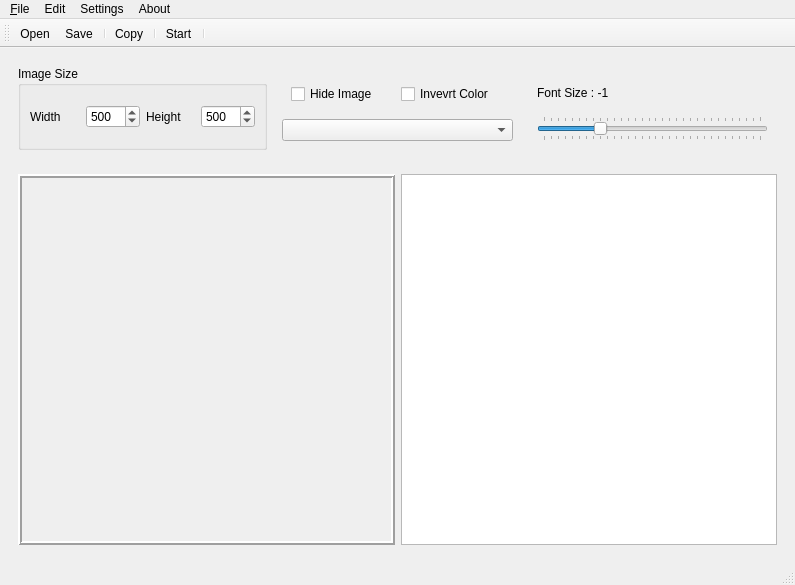
<?xml version="1.0" encoding="UTF-8"?>
<ui version="4.0">
 <class>MainWindow</class>
 <widget class="QMainWindow" name="MainWindow">
  <property name="geometry">
   <rect>
    <x>0</x>
    <y>0</y>
    <width>795</width>
    <height>585</height>
   </rect>
  </property>
  <property name="minimumSize">
   <size>
    <width>160</width>
    <height>0</height>
   </size>
  </property>
  <property name="windowTitle">
   <string>ASCII Art Creator</string>
  </property>
  <widget class="QWidget" name="centralwidget">
   <layout class="QVBoxLayout" name="verticalLayout">
    <item>
     <widget class="QWidget" name="widget_2" native="true">
      <layout class="QHBoxLayout" name="horizontalLayout_2">
       <item>
        <widget class="QGroupBox" name="groupBox">
         <property name="sizePolicy">
          <sizepolicy hsizetype="MinimumExpanding" vsizetype="Preferred">
           <horstretch>0</horstretch>
           <verstretch>0</verstretch>
          </sizepolicy>
         </property>
         <property name="title">
          <string>Image Size</string>
         </property>
         <layout class="QHBoxLayout" name="horizontalLayout_3">
          <item>
           <widget class="QLabel" name="label_2">
            <property name="text">
             <string>Width</string>
            </property>
           </widget>
          </item>
          <item>
           <widget class="QSpinBox" name="widthSpineBox">
            <property name="minimum">
             <number>2</number>
            </property>
            <property name="maximum">
             <number>1000</number>
            </property>
            <property name="value">
             <number>500</number>
            </property>
           </widget>
          </item>
          <item>
           <widget class="QLabel" name="label_3">
            <property name="text">
             <string>Height</string>
            </property>
           </widget>
          </item>
          <item>
           <widget class="QSpinBox" name="heightSpineBox">
            <property name="minimum">
             <number>2</number>
            </property>
            <property name="maximum">
             <number>1000</number>
            </property>
            <property name="value">
             <number>500</number>
            </property>
           </widget>
          </item>
         </layout>
        </widget>
       </item>
       <item>
        <widget class="QWidget" name="widget_3" native="true">
         <property name="sizePolicy">
          <sizepolicy hsizetype="Expanding" vsizetype="Preferred">
           <horstretch>0</horstretch>
           <verstretch>0</verstretch>
          </sizepolicy>
         </property>
         <layout class="QVBoxLayout" name="verticalLayout_2">
          <item>
           <widget class="QWidget" name="widget_5" native="true">
            <layout class="QHBoxLayout" name="horizontalLayout_4">
             <item>
              <widget class="QCheckBox" name="checkBox">
               <property name="text">
                <string>Hide Image</string>
               </property>
               <property name="tristate">
                <bool>false</bool>
               </property>
              </widget>
             </item>
             <item>
              <widget class="QCheckBox" name="invertColorCheckBox">
               <property name="text">
                <string>Invevrt Color</string>
               </property>
              </widget>
             </item>
            </layout>
           </widget>
          </item>
          <item>
           <widget class="QComboBox" name="comboBox"/>
          </item>
         </layout>
        </widget>
       </item>
       <item>
        <widget class="QWidget" name="widget_4" native="true">
         <property name="sizePolicy">
          <sizepolicy hsizetype="Expanding" vsizetype="Preferred">
           <horstretch>0</horstretch>
           <verstretch>0</verstretch>
          </sizepolicy>
         </property>
         <layout class="QVBoxLayout" name="verticalLayout_3">
          <item>
           <widget class="QLabel" name="fontSizeLabel">
            <property name="text">
             <string>Font Size : -1</string>
            </property>
           </widget>
          </item>
          <item>
           <widget class="QSlider" name="horizontalSlider">
            <property name="minimum">
             <number>1</number>
            </property>
            <property name="maximum">
             <number>32</number>
            </property>
            <property name="pageStep">
             <number>4</number>
            </property>
            <property name="value">
             <number>9</number>
            </property>
            <property name="sliderPosition">
             <number>9</number>
            </property>
            <property name="orientation">
             <enum>Qt::Horizontal</enum>
            </property>
            <property name="tickPosition">
             <enum>QSlider::TicksBothSides</enum>
            </property>
            <property name="tickInterval">
             <number>1</number>
            </property>
           </widget>
          </item>
         </layout>
        </widget>
       </item>
      </layout>
     </widget>
    </item>
    <item>
     <widget class="QWidget" name="widget" native="true">
      <layout class="QHBoxLayout" name="horizontalLayout">
       <item>
        <widget class="QScrollArea" name="scrollArea">
         <property name="frameShape">
          <enum>QFrame::Box</enum>
         </property>
         <property name="frameShadow">
          <enum>QFrame::Raised</enum>
         </property>
         <property name="lineWidth">
          <number>2</number>
         </property>
         <property name="widgetResizable">
          <bool>true</bool>
         </property>
         <widget class="QWidget" name="scrollAreaWidgetContents">
          <property name="geometry">
           <rect>
            <x>0</x>
            <y>0</y>
            <width>364</width>
            <height>280</height>
           </rect>
          </property>
          <layout class="QGridLayout" name="gridLayout">
           <item row="0" column="0">
            <widget class="QLabel" name="label">
             <property name="sizePolicy">
              <sizepolicy hsizetype="Expanding" vsizetype="Preferred">
               <horstretch>0</horstretch>
               <verstretch>0</verstretch>
              </sizepolicy>
             </property>
             <property name="text">
              <string/>
             </property>
            </widget>
           </item>
          </layout>
         </widget>
        </widget>
       </item>
       <item>
        <widget class="QPlainTextEdit" name="plainTextEdit">
         <property name="font">
          <font>
           <family>Consolas</family>
          </font>
         </property>
         <property name="lineWrapMode">
          <enum>QPlainTextEdit::NoWrap</enum>
         </property>
         <property name="readOnly">
          <bool>true</bool>
         </property>
        </widget>
       </item>
      </layout>
     </widget>
    </item>
   </layout>
  </widget>
  <widget class="QMenuBar" name="menubar">
   <property name="geometry">
    <rect>
     <x>0</x>
     <y>0</y>
     <width>795</width>
     <height>25</height>
    </rect>
   </property>
   <widget class="QMenu" name="menu_File">
    <property name="title">
     <string>&amp;File</string>
    </property>
    <addaction name="action_Open"/>
    <addaction name="action_Save"/>
    <addaction name="separator"/>
    <addaction name="actionExit"/>
   </widget>
   <widget class="QMenu" name="menuEdit">
    <property name="title">
     <string>Edit</string>
    </property>
    <addaction name="action_Copy"/>
    <addaction name="separator"/>
    <addaction name="actionSelect_All"/>
   </widget>
   <widget class="QMenu" name="menuSettings">
    <property name="title">
     <string>Settings</string>
    </property>
    <addaction name="actionWindows_Style"/>
    <addaction name="actionWindows_Vista_Style"/>
    <addaction name="actionFusion"/>
   </widget>
   <widget class="QMenu" name="menuAbout">
    <property name="title">
     <string>About</string>
    </property>
    <addaction name="actionAbout_program"/>
    <addaction name="actionAbout_Qt"/>
   </widget>
   <addaction name="menu_File"/>
   <addaction name="menuEdit"/>
   <addaction name="menuSettings"/>
   <addaction name="menuAbout"/>
  </widget>
  <widget class="QStatusBar" name="statusbar"/>
  <widget class="QToolBar" name="toolBar">
   <property name="windowTitle">
    <string>toolBar</string>
   </property>
   <property name="toolButtonStyle">
    <enum>Qt::ToolButtonTextUnderIcon</enum>
   </property>
   <attribute name="toolBarArea">
    <enum>TopToolBarArea</enum>
   </attribute>
   <attribute name="toolBarBreak">
    <bool>false</bool>
   </attribute>
   <addaction name="action_Open"/>
   <addaction name="action_Save"/>
   <addaction name="separator"/>
   <addaction name="action_Copy"/>
   <addaction name="separator"/>
   <addaction name="actionaction_Start"/>
   <addaction name="separator"/>
  </widget>
  <action name="action_Open">
   <property name="icon">
    <iconset>
     <normalon>:/res/icons/open.png</normalon>
    </iconset>
   </property>
   <property name="text">
    <string>&amp;Open</string>
   </property>
   <property name="shortcut">
    <string>Ctrl+O</string>
   </property>
  </action>
  <action name="action_Save">
   <property name="icon">
    <iconset resource="res.qrc">
     <normaloff>:/res/icons/save.png</normaloff>
     <normalon>:/icons/res/icons/save.png</normalon>:/res/icons/save.png</iconset>
   </property>
   <property name="text">
    <string>&amp;Save</string>
   </property>
   <property name="shortcut">
    <string>Ctrl+S</string>
   </property>
  </action>
  <action name="actionExit">
   <property name="text">
    <string>Exit</string>
   </property>
  </action>
  <action name="action_Copy">
   <property name="icon">
    <iconset>
     <normalon>:/res/icons/copy.png</normalon>
    </iconset>
   </property>
   <property name="text">
    <string>&amp;Copy</string>
   </property>
   <property name="shortcut">
    <string>Ctrl+C</string>
   </property>
  </action>
  <action name="actionAbout_program">
   <property name="icon">
    <iconset>
     <normaloff>:/icons/res/icons/about.png</normaloff>
     <normalon>:/res/icons/about.png</normalon>:/icons/res/icons/about.png</iconset>
   </property>
   <property name="text">
    <string>About program</string>
   </property>
  </action>
  <action name="actionAbout_Qt">
   <property name="text">
    <string>About Qt</string>
   </property>
  </action>
  <action name="actionSelect_All">
   <property name="text">
    <string>Select &amp;All</string>
   </property>
   <property name="shortcut">
    <string>Ctrl+A</string>
   </property>
  </action>
  <action name="actionaction_Start">
   <property name="icon">
    <iconset resource="res.qrc">
     <normaloff>:/res/icons/start.png</normaloff>
     <normalon>:/res/icons/new.png</normalon>:/res/icons/start.png</iconset>
   </property>
   <property name="text">
    <string>Start</string>
   </property>
  </action>
  <action name="actionWindows_Style">
   <property name="text">
    <string>Windows Style</string>
   </property>
  </action>
  <action name="actionWindows_Vista_Style">
   <property name="text">
    <string>Windows Vista Style</string>
   </property>
  </action>
  <action name="actionFusion">
   <property name="text">
    <string>Fusion Style</string>
   </property>
  </action>
 </widget>
 <resources>
  <include location="res.qrc"/>
 </resources>
 <connections>
  <connection>
   <sender>actionExit</sender>
   <signal>triggered()</signal>
   <receiver>MainWindow</receiver>
   <slot>close()</slot>
   <hints>
    <hint type="sourcelabel">
     <x>-1</x>
     <y>-1</y>
    </hint>
    <hint type="destinationlabel">
     <x>483</x>
     <y>301</y>
    </hint>
   </hints>
  </connection>
  <connection>
   <sender>actionSelect_All</sender>
   <signal>triggered()</signal>
   <receiver>plainTextEdit</receiver>
   <slot>selectAll()</slot>
   <hints>
    <hint type="sourcelabel">
     <x>-1</x>
     <y>-1</y>
    </hint>
    <hint type="destinationlabel">
     <x>722</x>
     <y>301</y>
    </hint>
   </hints>
  </connection>
 </connections>
</ui>
